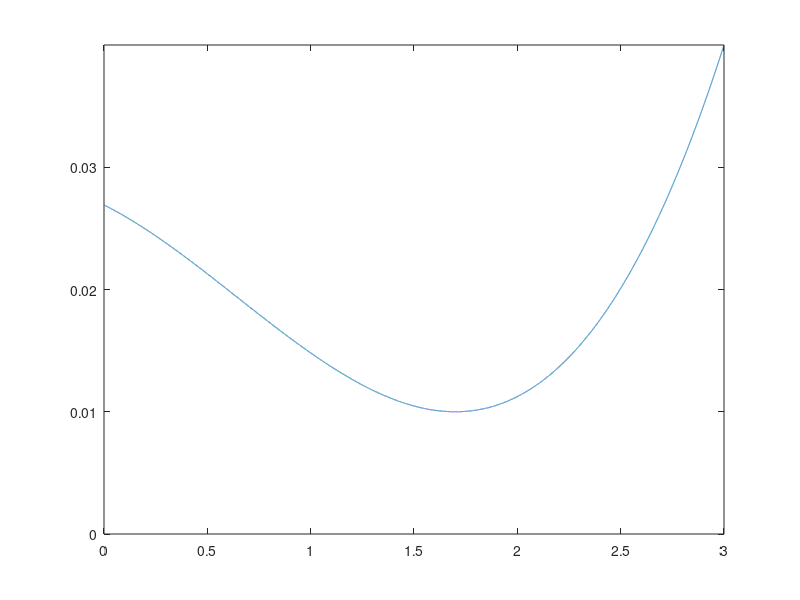

MATLAB code for this plot: (Note: this script raises an error after producing the figure.)
% Creating a floor downforce function based on geometry and airflow as
% opposed to just a numerical approximation
clear all
close all
clc

%% Defining the floor geometry
% Going to start by redefining everything so I can just tweak this section
% Start by defining the floor length and width
FloorLength = 3;
FloorWidth = 1.5;
FloorIndices = 30001;

% Create an array of floor distances based on the floor length
FloorArray = linspace(0, FloorLength, FloorIndices)';

% Start by defining static front and rear ride heights
StaticRRH = 0.11;
FloorAngle = 0.25;
StaticFRH = StaticRRH - FloorLength * sind(FloorAngle);
%StaticFRH = 0.0943;


% Defining the x and y for the low point of the floor
Xlow = 1.7;
Ylow = 0.08;
% Will form a quadratic defining the floor profile
temp1 = zeros([4, 4]);
temp2 = zeros([4, 1]);

% Lowering the floor here while working on code
StaticFRH = StaticFRH - 0.07;
StaticRRH = StaticRRH - 0.07;
Ylow = Ylow - 0.07;

temp1(1, 4) = 1;
temp1(2, 1) = FloorLength^3;
temp1(2, 2) = FloorLength^2;
temp1(2, 3) = FloorLength;
temp1(2, 4) = 1;
temp1(3, 1) = Xlow^3;
temp1(3, 2) = Xlow^2;
temp1(3, 3) = Xlow;
temp1(3, 4) = 1;
temp1(4, 1) = 3 * Xlow^2;
temp1(4, 2) = 2 * Xlow;
temp1(4, 3) = 1;

temp2(1) = StaticFRH;
temp2(2) = StaticRRH;
temp2(3) = Ylow;
temp2(4) = 0;

% Solving
values = linsolve(temp1, temp2);
a = values(1);
b = values(2);
c = values(3);
d = values(4);

% Defining the floor profile
FloorProfile = a * FloorArray.^3 + b * FloorArray.^2 + c * FloorArray + d;

% While working on this code will plot this
figure
plot(FloorArray, FloorProfile)
xlim([0, FloorLength])
ylim([0, StaticRRH])
fontsize(gca, 20, 'points')
title('Floor Profile')
xlabel('Distance longitudinally along the floor (m)')
ylabel('Distance from the floor to the road (m)')
%axis equal

%% Doing the airflow stuff 
% Defining the inlet air conditions
Ti = 293.15; % This is in Kelvin so is 20 degrees celcius
Pi = 10^5; % Atmospheric pressure set to 1 bar
R = 287;
gamma = 1.4;
density = Pi / (287 * Ti);
% Will assume density is constant throughout
SoSi = sqrt(gamma * R * Ti);

% Define the car speed which is also inlet air speed
vCar = 300; % This is in kph will convert to m/s
vCar = (vCar * 10^3)/3600;

Mi = vCar / SoSi;

% Defining empty arrays to be populated
airspeeds = zeros([FloorIndices, 1]);
airMachs = zeros([FloorIndices, 1]);
airPressures = zeros([FloorIndices, 1]);
airTemps = zeros([FloorIndices, 1]);
Sos = zeros([FloorIndices, 1]);

airspeeds(1) = vCar;
airMachs(1) = Mi;
airPressures(1) = Pi;
airTemps(1) = Ti;
Sos(1) = SoSi;

% Defining an array of areas
A = FloorProfile * FloorWidth;

% Defining the constants to be used throughout
constant1 = Ti * (1 + 0.5 * (gamma - 1) * Mi^2);
constant2 = Ti / (Pi^((gamma - 1) / gamma));

% Mass flow loss fraction when stalling
Mflowloss = 0.7;

% Running the for loop across the length of the floor
for i = 2:FloorIndices
    % Finding the new air speed
    deltaA = A(i) - A(i-1);
    deltaairspeeds = (airspeeds(i-1) * deltaA) / (A(i-1) * (airMachs(i-1)^2 - 1));

    airspeeds(i) = airspeeds(i-1) + deltaairspeeds;
    
    % Finding the new air temp
    airTemps(i) = constant1 - (((gamma - 1) * airspeeds(i)^2) / (2 * gamma * R));

    % Finding the new mach number
    Sos(i) = sqrt(gamma * R * airTemps(i));
    airMachs(i) = airspeeds(i) / Sos(i);

    % Once mach is found want to check if it is greater than 1 and if so
    % correct it as a normal shock would have occurred
    if airMachs(i) > 0.99
        airspeeds(i) = airspeeds(i) * (1 - Mflowloss);
        % Finding the new air temp
        airTemps(i) = constant1 - (((gamma - 1) * airspeeds(i)^2) / (2 * gamma * R));
        % Finding the new mach number
        Sos(i) = sqrt(gamma * R * airTemps(i));
        airMachs(i) = airspeeds(i) / Sos(i);
    end

    % Finding the new air pressure
    airPressures(i) = (airTemps(i) / constant2) ^ (gamma / (gamma - 1));
end

% Plotting the variation of area, air speed, mach number and pressure along
% the length of the floor
figure 
tiledlayout(2, 2)
nexttile
plot(FloorArray, A)
xlabel('Distance along the floor (m)')
ylabel('Floor cross sectional area (m^2)')
hold on
fontsize(gca, 20, 'points')

nexttile
plot(FloorArray, airspeeds)
xlabel('Distance along the floor (m)')
ylabel('Air speed under the floor (m/s)')
hold on
fontsize(gca, 20, 'points')

nexttile
plot(FloorArray, airMachs)
xlabel('Distance along the floor (m)')
ylabel('Mach number under the floor')
hold on
fontsize(gca, 20, 'points')

nexttile
plot(FloorArray, airPressures)
xlabel('Distance along the floor (m)')
ylabel('Air pressure under the floor (kg/m^2)')
hold on
fontsize(gca, 20, 'points')

% Finding the difference between the pressure under the floor and the
% ambient pressure
deltaP = Pi - airPressures;

% Integrating this over the floor area to find the overall downforce
% generated by the floor
Downforce = sum(deltaP * FloorWidth * (FloorArray(2) - FloorArray(1)));

% Converting this to kilograms of downforce
DownforceKG = Downforce / 9.81;

% Printing the output value
disp(DownforceKG)

%% Running the sweeps
% The above is giving downforce values that look vaguely reasonable if a
% bit high, want to now look into creating 3D plots of downforce values
% from various rear ride heights and car speeds, will not be considering
% the angle of the floor for now
% Want to define an array of car speeds and ride heights to test
vCararray = linspace(50, 350, 121)';
Diff2staticarray = linspace(0, -0.075, 151)';

% Creating an empty downforce array
DownforceVals = zeros(length(vCararray), length(Diff2staticarray));
FrontDownforceVals = zeros(length(vCararray), length(Diff2staticarray));
RearDownforceVals = zeros(length(vCararray), length(Diff2staticarray));
Front2RearSplit = zeros(length(vCararray), length(Diff2staticarray));
avgdist2road = zeros(length(vCararray), length(Diff2staticarray));

DWFFgrad = 25; 
DWFFconstant = 0;

% Running a double for loop to populate the downforce array
for i = 1:length(vCararray)
    for j = 1:length(Diff2staticarray)
        % Start by defining static front and rear ride heights
        StaticRRH = 0.11;
        FloorAngle = 0.25;
        StaticFRH = StaticRRH - FloorLength * sind(FloorAngle);
        
        % Defining the x and y for the low point of the floor
        Xlow = 1.7;
        Ylow = 0.08;

        % Will form a quadratic defining the floor profile
        temp1 = zeros([4, 4]);
        temp2 = zeros([4, 1]);
        
        
        % Lowering the floor here while working on code
        StaticFRH = StaticFRH + Diff2staticarray(j);
        StaticRRH = StaticRRH + Diff2staticarray(j);
        Ylow = Ylow + Diff2staticarray(j);
        
        temp1(1, 4) = 1;
        temp1(2, 1) = FloorLength^3;
        temp1(2, 2) = FloorLength^2;
        temp1(2, 3) = FloorLength;
        temp1(2, 4) = 1;
        temp1(3, 1) = Xlow^3;
        temp1(3, 2) = Xlow^2;
        temp1(3, 3) = Xlow;
        temp1(3, 4) = 1;
        temp1(4, 1) = 3 * Xlow^2;
        temp1(4, 2) = 2 * Xlow;
        temp1(4, 3) = 1;
        
        temp2(1) = StaticFRH;
        temp2(2) = StaticRRH;
        temp2(3) = Ylow;
        temp2(4) = 0;
        
        % Solving
        values = linsolve(temp1, temp2);
        a = values(1);
        b = values(2);
        c = values(3);
        d = values(4);
        
        % Defining the floor profile
        FloorProfile = a * FloorArray.^3 + b * FloorArray.^2 + c * FloorArray + d;

        % Finding the average distance between the floor and the road
        avgdist2road(i, j) = mean(FloorProfile);

        % Defining the inlet air conditions
        Ti = 293.15; % This is in Kelvin so is 20 degrees celcius
        Pi = 10^5; % Atmospheric pressure set to 1 bar
        R = 287;
        gamma = 1.4;
        density = Pi / (287 * Ti);
        % Will assume density is constant throughout
        SoSi = sqrt(gamma * R * Ti);
        
        % Define the car speed which is also inlet air speed
        vCar = vCararray(i); % This is in kph will convert to m/s
        vCar = (vCar * 10^3)/3600;
        
        Mi = vCar / SoSi;
        
        % Defining empty arrays to be populated
        airspeeds = zeros([FloorIndices, 1]);
        airMachs = zeros([FloorIndices, 1]);
        airPressures = zeros([FloorIndices, 1]);
        airTemps = zeros([FloorIndices, 1]);
        Sos = zeros([FloorIndices, 1]);
        
        airspeeds(1) = vCar;
        airMachs(1) = Mi;
        airPressures(1) = Pi;
        airTemps(1) = Ti;
        Sos(1) = SoSi;
        
        % Defining an array of areas
        A = FloorProfile * FloorWidth;
        
        % Defining the constants to be used throughout
        constant1 = Ti * (1 + 0.5 * (gamma - 1) * Mi^2);
        constant2 = Ti / (Pi^((gamma - 1) / gamma));
        
        % Mass flow loss fraction when stalling
        Mflowloss = 0.7;
        
        % Running the for loop across the length of the floor
        for k = 2:FloorIndices
            % Finding the new air speed
            deltaA = A(k) - A(k-1);
            deltaairspeeds = (airspeeds(k-1) * deltaA) / (A(k-1) * (airMachs(k-1)^2 - 1));
        
            airspeeds(k) = airspeeds(k-1) + deltaairspeeds;
            
            % Finding the new air temp
            airTemps(k) = constant1 - (((gamma - 1) * airspeeds(k)^2) / (2 * gamma * R));
        
            % Finding the new mach number
            Sos(k) = sqrt(gamma * R * airTemps(k));
            airMachs(k) = airspeeds(k) / Sos(k);
        
            % Once mach is found want to check if it is greater than 1 and if so
            % correct it as a normal shock would have occurred
            if airMachs(k) > 0.99
                airspeeds(k) = airspeeds(i) * (1 - Mflowloss);
                % Finding the new air temp
                airTemps(k) = constant1 - (((gamma - 1) * airspeeds(k)^2) / (2 * gamma * R));
                % Finding the new mach number
                Sos(k) = sqrt(gamma * R * airTemps(k));
                airMachs(k) = airspeeds(k) / Sos(k);
            end
    
            % Finding the new air pressure
            airPressures(k) = (airTemps(k) / constant2) ^ (gamma / (gamma - 1));
        end
        
        % Finding the difference between the pressure under the floor and the
        % ambient pressure
        deltaP = Pi - airPressures;

        % Integrating this over the floor area to find the overall downforce
        % generated by the floor
        DownforceVals(i, j) = sum(deltaP * FloorWidth * (FloorArray(2) - FloorArray(1)));
        % FrontDownforceVals(i, j) = DWFFconstant + DWFFgrad .* vCar.^2 .* (0.0969 - FloorProfile(1));
        % RearDownforceVals(i, j) = DownforceVals(i, j) - FrontDownforceVals(i, j);

        % Calculate the force on each element
    Forces = deltaP * FloorWidth * (FloorArray(2) - FloorArray(1));
    TotalForce = sum(Forces);
    
    % Calculate the distance from each element to CoG
    distCoG = FloorArray - 1.38;
    distCoG = distCoG * -1;
    
    % Calculating the overall moment at CoG due to aero forces, this 
    TotalMoment = sum(Forces .* distCoG);
    
    % Calculating front downforce
    FrontDownforce = (TotalForce + (1.38/1.62) * TotalMoment) / (1 + (1.38/1.62));
    RearDownforce = TotalForce - FrontDownforce;

    FrontDownforceVals(i, j) = FrontDownforce;
    RearDownforceVals(i, j) = RearDownforce;
    Front2RearSplit(i, j) = FrontDownforce / (FrontDownforce + RearDownforce);
    if abs(Front2RearSplit(i, j)) > 1 
        Front2RearSplit(i, j) = NaN;
    end
    end
end

% 3d plotting
% Start by convertin diff to rear ride height values
RRHarray = Diff2staticarray + 0.11;
% Creating an average ride height array
avgRideHeight = avgdist2road(1, :)';
% Create the meshgrid arrays for X and Y values
[avgRideHeightmesh, vCararraymesh] = meshgrid(avgRideHeight, vCararray);
figure
colormap(turbo)
scatter3(avgRideHeightmesh, vCararraymesh, DownforceVals, '.')
ylabel('vCar (kph)')
xlabel('Average ride height (m)')
zlabel('Downforce generated (N)')

figure
scatter3(avgRideHeightmesh, vCararraymesh, Front2RearSplit, '.')
ylabel('vCar (kph)')
xlabel('Average ride height (m)')
zlabel('Front to rear downforce split')


%% Creating the fitted function
% Need to start by constructing the input vectors for the fit function
num = length(avgRideHeightmesh(1, :)) * length(avgRideHeightmesh(:, 1));
avgRideHeightcolumn = reshape(avgRideHeightmesh, [num, 1]);
vCarcolumn = reshape(vCararraymesh, [num, 1]);

% And the downforce vector
DownforceValscolumn = reshape(DownforceVals, [num, 1]);

% Fitting
fittedDWFfunc = fit([avgRideHeightcolumn vCarcolumn], DownforceValscolumn, 'poly35', 'normalize', 'on');

% Prediciting values, start by normalizing inputs
avgRideHeightcolumnnormal = (avgRideHeightcolumn - mean(avgRideHeightcolumn)) / std(avgRideHeightcolumn);
vCarcolumnnormal = (vCarcolumn - mean(vCarcolumn)) / std(vCarcolumn);
x = avgRideHeightcolumnnormal;
y = vCarcolumnnormal;

% Predicting
predictedvals = fittedDWFfunc.p00 + fittedDWFfunc.p10.*x + fittedDWFfunc.p01.*y + fittedDWFfunc.p20.*x.^2 + fittedDWFfunc.p11.*x.*y + fittedDWFfunc.p02.*y.^2 ... 
    + fittedDWFfunc.p30.*x.^3 + fittedDWFfunc.p21.*x.^2.*y + fittedDWFfunc.p12.*x.*y.^2 + fittedDWFfunc.p03.*y.^3 ... % + fittedDWFfunc.p40.*x.^4 ...
    + fittedDWFfunc.p31.*x.^3.*y + fittedDWFfunc.p22.*x.^2.*y.^2 + fittedDWFfunc.p13.*x.*y.^3 + fittedDWFfunc.p04.*y.^4 ... % + fittedDWFfunc.p50.*x.^5 ...
    ... % + fittedDWFfunc.p41.*x.^4.*y ...
    + fittedDWFfunc.p32.*x.^3.*y.^2 + fittedDWFfunc.p23.*x.^2.*y.^3 + fittedDWFfunc.p14.*x.*y.^4 + fittedDWFfunc.p05.*y.^5;

predictedvalsmesh = reshape(predictedvals, [length(avgRideHeightmesh(:, 1)) length(avgRideHeightmesh(1, :))]);

% Plotting with scattered actual values
hold on
surf(avgRideHeightmesh, vCararraymesh, predictedvalsmesh)
surf(avgRideHeightmesh, vCararraymesh, FrontDownforceVals)

figure
surf(avgRideHeightmesh, vCararraymesh, predictedvalsmesh)
ylabel('vCar (kph)')
xlabel('Average ride height (m)')
zlabel('Front to rear downforce split')
title('Mapped downforce from floor polynomial')
fontsize(gca, 20, 'points')



% DWFFloorF = DWFFloorFConstant + m .* vCar.^2 .* (StaticFloorProfile(1) - FloorProfile(1));

% Plotting all of the points where the model says that the floor is
% generating lift overall
% figure
% colormap(turbo)
% %scatter3(avgRideHeightmesh, vCararraymesh, DownforceVals, '.')
% ylabel('vCar (kph)')
% xlabel('Average ride height (m)')
% zlabel('Downforce generated (N)')
% % Plotting with scattered actual values
% hold on
% surf(avgRideHeightmesh, vCararraymesh, predictedvalsmesh)
% zlim([-10^5, 0])

% Want to for a range of car speeds plot the relationship of downforce
% generated with respect to ride height
% for i = 1:10
%     figure 
%     tiledlayout(4, 3)
%     for j = 1:12
%         nexttile
%         plot(avgRideHeightmesh(j + (i-1)*12, :), predictedvalsmesh(j + (i-1)*12, :))
%         title(['Speed = ', num2str(vCararraymesh((j + (i-1)*12), 1))])
%         hold on
%         plot(avgRideHeightmesh(j + (i-1)*12, :), FrontDownforceVals(j + (i-1)*12, :))
%     end
% end
return
%% Saving variables
% Saving variables produced by this script to be later used in the overall
% car model
avgRHmean = mean(avgRideHeightcolumn);
avgRHstd = std(avgRideHeightcolumn);
vCarmean = mean(vCarcolumn);
vCarstd = std(vCarcolumn);
save("C:\Users\joegr\Repos\FYP\MyCode\Porpoising\FullCarModel\AeroValues", "avgRHmean", "avgRHstd", "vCarmean", "vCarstd", "fittedDWFfunc")